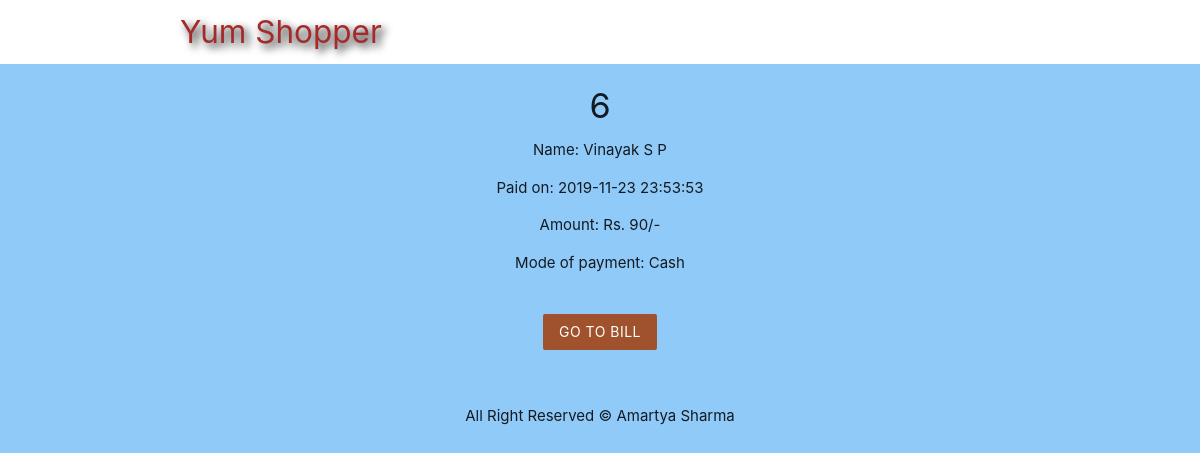
Page /pay_details2.php?id=6 on the committed database.
### tables this page shows
CREATE TABLE `payment` (
  `payment_id` int(8) NOT NULL,
  `customer_id` int(4) NOT NULL,
  `pdate` datetime NOT NULL DEFAULT current_timestamp(),
  `amount` int(8) NOT NULL,
  `mode` varchar(255) NOT NULL,
  `bill_no` int(9) NOT NULL
);

CREATE TABLE `customer` (
  `customer_id` int(4) NOT NULL,
  `name` varchar(255) NOT NULL,
  `email` varchar(255) NOT NULL,
  `phone_no` bigint(10) NOT NULL,
  `zipcode` int(6) NOT NULL
);

### pay_details2.php (the view, shortened to what this page needs)
<?php
	include('config/db_connect_admin.php');
	if (isset($_GET['id'])) {
		$pay_id = mysqli_real_escape_string($connect, $_GET['id']);
		$pay_sql = "SELECT * FROM payment WHERE payment_id = $pay_id";
		$pay_sql2  = "SELECT c.name FROM customer c, payment p WHERE p.payment_id = $pay_id AND c.customer_id = p.customer_id";
		$pay_result = mysqli_query($connect, $pay_sql);
		$payment = mysqli_fetch_assoc($pay_result);
		$pay_result2 = mysqli_query($connect, $pay_sql2);
		$payment2 = mysqli_fetch_assoc($pay_result2);
	}
 ?>
 <!DOCTYPE html>
 <html>
 	<?php include('templates/header.php'); ?>
 	<div class="container center darkslategray-text">
 		<?php if($payment): ?>
 			<h4><?php echo htmlspecialchars($payment['payment_id']); ?></h4>
 			<p>Name: <?php echo htmlspecialchars($payment2['name']); ?></p>
 			<p>Paid on: <?php echo date($payment['pdate']); ?></p>
 			<p>Amount: Rs. <?php echo htmlspecialchars($payment['amount']); ?>/-</p>
 			<p>Mode of payment: <?php echo htmlspecialchars($payment['mode']); ?></p>
 			<form action="pay_details2.php" method="POST">
 				<input type="submit" name="go_to_bill" value="Go to Bill" class="btn brand z-depth-0">
 			</form>
 		<?php else: ?>
 			<h5>No such Payment exist!</h5>
 		<?php endif; ?>
 	</div>
 	<?php include('templates/footer.php'); ?>
 </html>

### templates/header.php (style rules this page uses)
.brand { background: #A0522D !important; }
form { max-width: 460px; margin: 20px auto; padding: 20px; }

### rows in the picture
payment: payment_id "6", pdate "2019-11-23 23:53:53", amount "90", mode "Cash"
customer: name "Vinayak S P"
